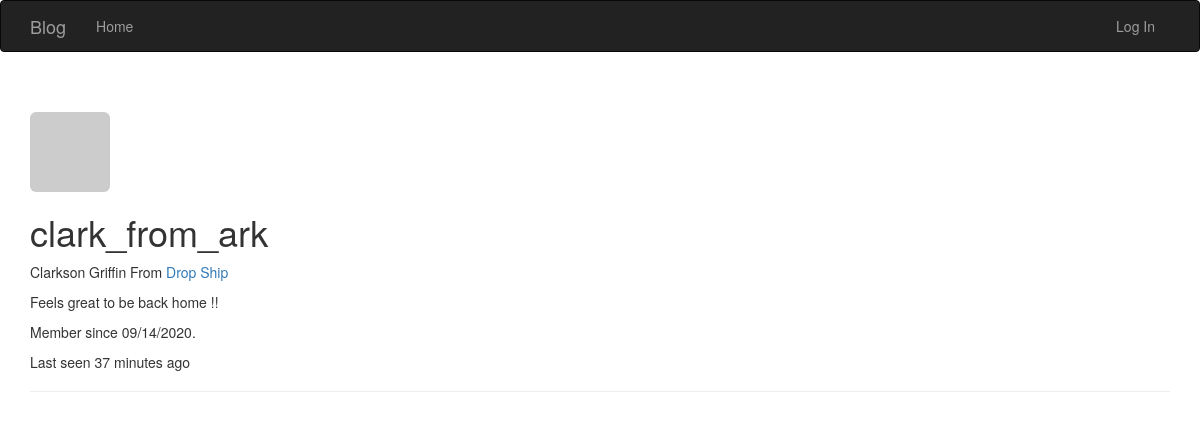
Page /user/clark_from_ark on the earlier database version.
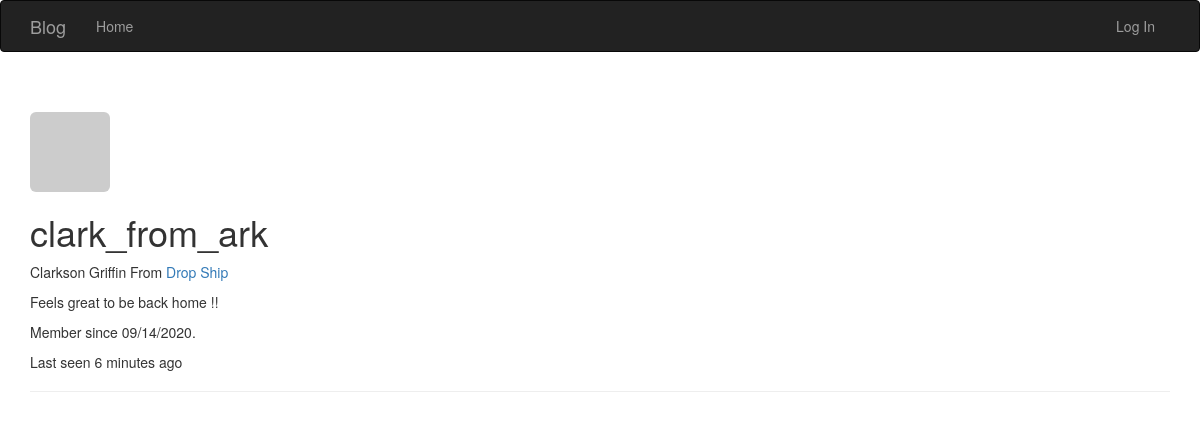
Same page on the later database version.
### app/models.py (models this page shows, shortened)
class User(UserMixin, db.Model):
    __tablename__='users'
    id = db.Column(db.Integer, primary_key=True)
    email = db.Column(db.String(64), unique=True)
    name = db.Column(db.String(64))
    username = db.Column(db.String(64), unique=True, index=True)
    password_hash = db.Column(db.String(128))
    role_id = db.Column(db.Integer, db.ForeignKey('roles.id'))
    location = db.Column(db.String(64))
    bio = db.Column(db.Text())
    member_since = db.Column(db.DateTime(), default = datetime.utcnow)
    last_seen = db.Column(db.DateTime(), default = datetime.utcnow)
    @property
    def password(self):
        raise AttributeError('password is not readable')
    def gravatar(self, size=100, default='identicon', rating='g'):
        url = 'http://secure.gravatar.com/avatar'
        hash = hashlib.md5(self.email.lower().encode('utf-8')).hexdigest()
        return '{url}/{hash}?s={size}&d={default}&r={rating}'.format(url=url, hash=hash, size=size, default=default, rating=rating)

### app/main/views.py (the view)
@main.route('/user/<username>')
def user(username):
    user = User.query.filter_by(username = username).first_or_404()
    return render_template('user.html', user=user)

### app/auth/views.py (called while the page is built)
@auth.before_app_request
def before_request():
    if current_user.is_authenticated:
        current_user.ping()

### app/main/__init__.py (called while the page is built)
@main.app_context_processor
def inject_permission():
    return dict(Permission = Permission)

### app/templates/user.html (shortened to what this page needs)
{% extends "base.html" %}
{% block page_content%}
<div class="page-header">
    <img class="img-rounded profile-thumbnail" src="{{ user.gravatar() }}">
    <div class="profile-header">
        <h1>{{user.username}}</h1>
        {% if user.name or user.location%}
        <p>
            {% if user.name %}{{user.name}}{% endif %}
            {% if user.location %}
                From <a href="http://maps.google.com/?q={{ user.location }}">
                    {{user.location}}
                </a>
            {% endif %}
        </p>
        {% endif %}
        {% if user.bio %}<p>{{user.bio}}</p>{% endif %}
        <p>
            Member since {{moment(user.member_since).format('L')}}.
            <p>Last seen {{moment(user.last_seen).fromNow()}}</p>
        </p>
    </div>
</div>
{% endblock %}

### app/templates/base.html (shortened to what this page needs)
{% extends "bootstrap/base.html" %}
{%block head%}
{{super()}}
<link rel="stylesheet"  href="./bootstrap-3.3.7-dist/css/bootstrap.min.css">
{%endblock%}
{%block navbar%}
    <div class= "navbar navbar-inverse" role="navigation">
        <div class="container">
            <div class="navbar-header">
                <a class="navbar-brand" href="/">Blog</a>
            </div>
            <div class="navbar-collapse collapse">
                <ul class="nav navbar-nav">
                    <li><a href="/">Home</a></li>
                </ul>
                <ul class="nav navbar-nav navbar-right">
                    {% if current_user.is_authenticated %}
                    <li class="dropdown">
                        <a href="#" class="dropdown-toggle" data-toggle="dropdown">
                            Account <b class="caret"></b>
                        </a>
                        <ul class="dropdown-menu">
                            <li><a href="{{ url_for('auth.logout') }}">Log Out</a></li>
                        </ul>
                    </li>
                    {% else %}
                    <li><a href="{{ url_for('auth.login') }}">Log In</a></li>
                    {% endif %}
                </ul>
            </div>
        </div>
    </div>
{%endblock%}
{%block content%}
<div class="container">
    {%block page_content%}{%endblock%}
</div>
{%endblock%}

Differences in the rows shown:
changed User "clark_from_ark": last_seen "37 minutes ago" → "6 minutes ago"
